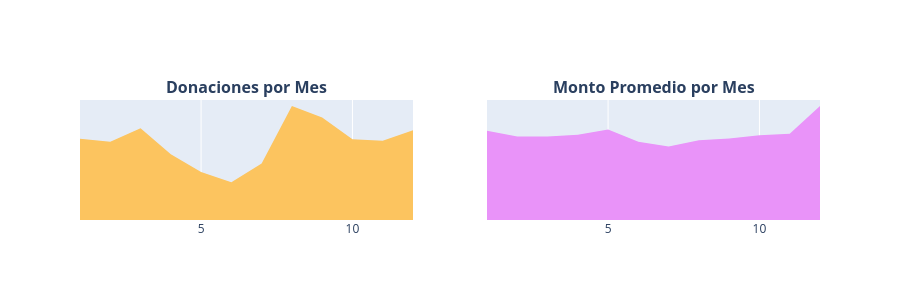

The notebook cell saved with this chart:
### Markdown cell above
> Desde el año 2012, el número de donaciones en donorschoose ha ido aumentando regularmente. De unas 150 donaciones recibidas en 2012, donorschoose recibió cerca de **1.1 millones de donaciones** en el año 2017. El monto más alto recibido en 2017 fue igual a **USD 31,856**, el cual se recibió de un donante de **Lafayette, Colorado**. Esta donación se recibió el 2 de marzo de 2017. En ese mismo año, se recibió una cantidad gigantesca de donaciones por parte de un donante de **Manhattan Beach, California**, quien realizó **13,751 donaciones**.
> 
> El monto promedio de donación recibido por año es cercano a **USD 60**, mientras que fue más alto en el año de inicio, es decir, 2012, siendo igual a **USD 166**.

Donaciones por mes

* 3.4.3 Número de donaciones por mes
* 3.4.4 Donaciones promedio por mes

### Code cell
# 1. Agrupación por mes (se mantienen nombres originales en el DataFrame)
t2 = donations_df.groupby(['Donation Month']).agg({
    'Donation Year' : 'count', 
    'Donation Amount' : 'mean'
}).reset_index().rename(columns={'Donation Year' : 'Total Donations', 'Donation Amount' : 'Average Amount'})

x = t2['Donation Month']
y1 = t2['Total Donations']
y2 = t2['Average Amount']

trace1 = go.Scatter(x=x, y=y1, fill='tozeroy', fillcolor = '#fcc45f', mode= 'none')
trace2 = go.Scatter(x=x, y=y2, fill='tozeroy', fillcolor = "#e993f9", mode= 'none')

# 2. Traducción de los títulos de las gráficas a español
fig = tools.make_subplots(
    rows=1, 
    cols=2, 
    print_grid=False, 
    subplot_titles = ["<b>Donaciones por Mes</b>", "<b>Monto Promedio por Mes</b>"]
)

fig.append_trace(trace1, 1, 1)
fig.append_trace(trace2, 1, 2)

# 3. Diseño corregido sin 'autotick'
fig['layout'].update(height=300, showlegend=False, yaxis=dict(
        autorange=True,
        showgrid=False,
        zeroline=False,
        showline=False,
        ticks='',
        showticklabels=False
    ), yaxis2=dict(
        autorange=True,
        showgrid=False,
        zeroline=False,
        showline=False,
        ticks='',
        showticklabels=False
    ))

iplot(fig)

### Figure 1 — Plotly figure (JSON) as saved in the notebook; plotly's stock layout.template omitted (floating-point values rounded to 4 significant figures)
{"data": [{"fill": "tozeroy", "fillcolor": "#fcc45f", "mode": "none", "type": "scatter", "x": [1, 2, 3, 4, 5, 6, 7, 8, 9, 10, 11, 12], "xaxis": "x", "y": [411942, 396705, 465211, 332718, 243440, 191221, 286184, 577274, 518908, 408464, 400965, 454852], "yaxis": "y"}, {"fill": "tozeroy", "fillcolor": "#e993f9", "mode": "none", "type": "scatter", "x": [1, 2, 3, 4, 5, 6, 7, 8, 9, 10, 11, 12], "xaxis": "x2", "y": [62.81, 58.79, 58.67, 59.96, 63.6, 55.1, 51.7, 56.04, 57.27, 59.55, 60.57, 80.17], "yaxis": "y2"}], "layout": {"annotations": [{"font": {"size": 16}, "showarrow": false, "text": "<b>Donaciones por Mes</b>", "x": 0.225, "xanchor": "center", "xref": "paper", "y": 1, "yanchor": "bottom", "yref": "paper"}, {"font": {"size": 16}, "showarrow": false, "text": "<b>Monto Promedio por Mes</b>", "x": 0.775, "xanchor": "center", "xref": "paper", "y": 1, "yanchor": "bottom", "yref": "paper"}], "height": 300, "showlegend": false, "xaxis": {"anchor": "y", "domain": [0, 0.45]}, "xaxis2": {"anchor": "y2", "domain": [0.55, 1]}, "yaxis": {"anchor": "x", "autorange": true, "domain": [0, 1], "showgrid": false, "showline": false, "showticklabels": false, "ticks": "", "zeroline": false}, "yaxis2": {"anchor": "x2", "autorange": true, "domain": [0, 1], "showgrid": false, "showline": false, "showticklabels": false, "ticks": "", "zeroline": false}}}
